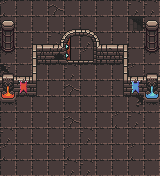

This is a level from a 2D game, rendered from its Tiled map with the project's own tilesets. A one-line summary and the complete map file follow:
An orthogonal 10x11 tile map with 16x16 px tiles, 3 tile layers (Ground, Middle, Top) and 10 objects.

<map version="1.5" tiledversion="1.7.2" orientation="orthogonal" renderorder="right-down" width="10" height="11" tilewidth="16" tileheight="16" infinite="0" nextlayerid="13" nextobjectid="30">
 <tileset firstgid="1" source="0x72_DungeonTilesetII_v1.4.tsx" />
 <layer id="1" name="Ground" width="10" height="11">
  <data encoding="csv">
163,130,130,131,130,130,130,130,132,132,
130,130,130,130,130,130,130,130,358,130,
130,130,130,132,130,132,130,130,130,130,
130,130,130,130,130,163,130,163,130,130,
195,130,130,130,132,130,130,130,163,130,
130,130,130,130,131,130,130,130,130,130,
130,130,130,130,130,130,130,130,194,132,
130,130,130,130,131,130,130,163,132,130,
132,130,130,130,130,132,130,130,130,130,
163,130,130,130,163,130,130,130,163,130,
130,130,130,130,132,132,130,130,130,130
</data>
 </layer>
 <layer id="5" name="Middle" width="10" height="11">
  <data encoding="csv">
0,0,0,0,0,0,0,0,0,0,
166,0,0,418,0,0,421,0,0,166,
198,0,227,450,0,0,453,228,0,198,
230,0,259,100,486,487,485,260,0,230,
5,2,258,0,0,0,0,257,4,5,
37,66,290,0,0,0,0,289,67,101,
69,0,0,0,0,0,0,0,0,133,
0,0,0,0,0,0,0,0,0,0,
0,0,0,0,0,0,0,0,0,0,
0,0,0,0,0,0,0,0,0,0,
0,0,0,0,0,0,0,0,0,0
</data>
 </layer>
 <objectgroup id="10" name="Collisions">
  <object id="15" x="145.667" y="21.3333" width="12" height="21.0606" />
  <object id="16" x="2.66667" y="21.3333" width="11" height="21.2727" />
  <object id="17" x="33" y="45" width="3.66667" height="35.2424" />
  <object id="21" x="123" y="44.6667" width="5.09091" height="35.8485" />
  <object id="23" x="33.2727" y="44.2727" width="27.6364" height="4.27273" />
  <object id="24" x="100.182" y="44.6364" width="26.7273" height="3.9091" />
  <object id="25" x="123.455" y="76.6364" width="36.1818" height="4.45455" />
  <object id="26" x="-0.181818" y="76.8182" width="36.9091" height="3.18182" />
  <object id="27" x="1.45455" y="74" width="12.7273" height="19.0909" />
  <object id="29" x="145.818" y="74.4545" width="12.7273" height="19.0909" />
 </objectgroup>
 <layer id="11" name="Top" width="10" height="11">
  <data encoding="csv">
0,0,0,0,0,0,0,0,0,0,
0,0,0,0,419,420,0,0,0,0,
0,0,0,0,454,455,0,0,0,0,
0,0,0,0,0,0,0,0,0,0,
0,0,0,0,0,0,0,0,0,0,
0,0,0,0,0,0,0,0,0,0,
0,0,0,0,0,0,0,0,0,0,
0,0,0,0,0,0,0,0,0,0,
0,0,0,0,0,0,0,0,0,0,
0,0,0,0,0,0,0,0,0,0,
0,0,0,0,0,0,0,0,0,0
</data>
 </layer>
</map>
